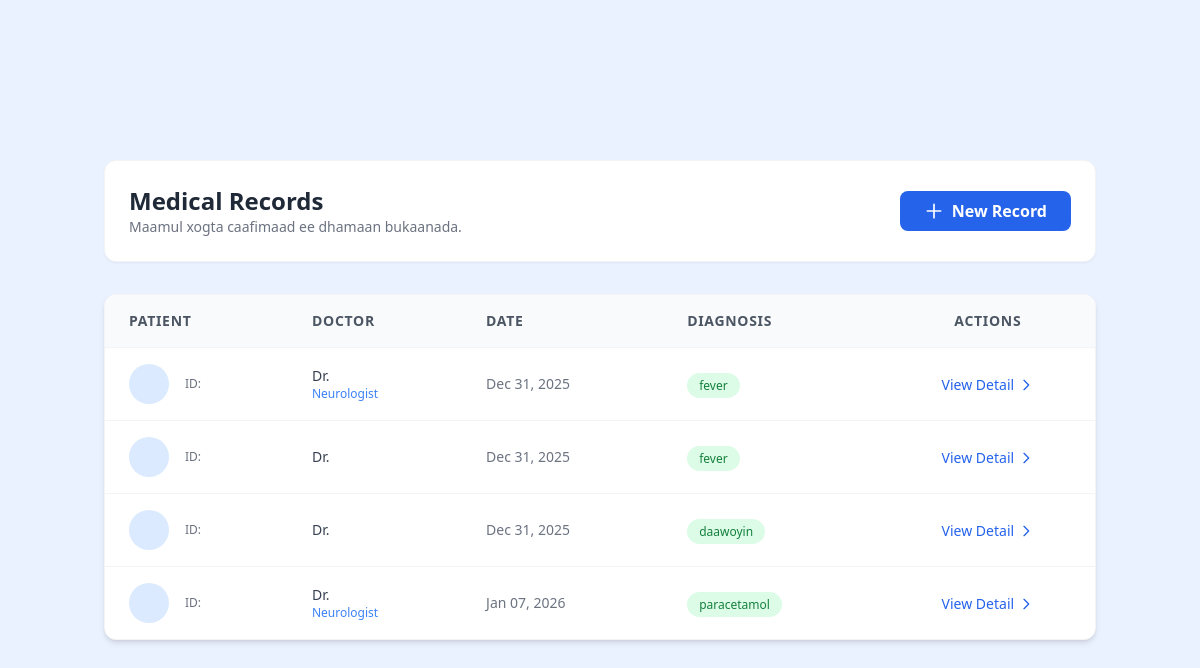
The app's page /RecordList with its own data.
### core/models.py (models this page shows, shortened)
class MedicalRecord(models.Model):
    patient = models.ForeignKey(Patient, on_delete=models.CASCADE, related_name='medical_records')
    doctor = models.ForeignKey(Doctor, on_delete=models.SET_NULL, null=True)
    visit_date = models.DateTimeField(auto_now_add=True)
    blood_pressure = models.CharField(max_length=20, help_text="tusaale: 120/80")
    heart_rate = models.CharField(max_length=10, help_text="BPM")
    temperature = models.CharField(max_length=10, help_text="°C")
    weight = models.CharField(max_length=10, help_text="kg")
    symptoms = models.TextField()
    diagnosis = models.TextField()
    treatment_plan = models.TextField()

class Doctor(models.Model):
    first_name = models.CharField(max_length=100)
    last_name = models.CharField(max_length=100)
    specialization = models.CharField(max_length=100)
    profile_image = models.ImageField(
        upload_to='doctors/images/',  # sawirrada doctors
        blank=True,
        null=True,
        verbose_name="Profile Image"
    )

### core/views.py (the view)
# urls.py: path('RecordList', views.RecordListView.as_view(), name='record_list'),
class RecordListView(ListView):
    model = MedicalRecord
    template_name = 'record_list.html'
    context_object_name = 'records'

### templates/record_list.html (shortened to what this page needs)
{% extends 'base.html' %}
{% block content %}
<div class="container mx-auto px-4 py-8">
    <div class="flex flex-col md:flex-row justify-between items-center mb-8 bg-white p-6 rounded-xl shadow-sm border border-gray-100">
        <div>
            <h1 class="text-2xl font-bold text-gray-800">Medical Records</h1>
            <p class="text-gray-500 text-sm">Maamul xogta caafimaad ee dhamaan bukaanada.</p>
        </div>
        <div class="mt-4 md:mt-0">
            <a href="{% url 'record_create' %}" class="bg-blue-600 hover:bg-blue-700 text-white font-semibold py-2 px-6 rounded-lg transition duration-300 flex items-center">
                <svg xmlns="http://www.w3.org/2000/svg" class="h-5 w-5 mr-2" fill="none" viewBox="0 0 24 24" stroke="currentColor">
                    <path stroke-linecap="round" stroke-linejoin="round" stroke-width="2" d="M12 4v16m8-8H4" />
                </svg>
                New Record
            </a>
        </div>
    </div>
    <div class="bg-white rounded-xl shadow-md overflow-hidden border border-gray-100">
        <div class="overflow-x-auto">
            <table class="w-full text-left border-collapse">
                <thead class="bg-gray-50 border-b border-gray-100">
                    <tr>
                        <th class="px-6 py-4 text-sm font-semibold text-gray-600 uppercase tracking-wider">Patient</th>
                        <th class="px-6 py-4 text-sm font-semibold text-gray-600 uppercase tracking-wider">Doctor</th>
                        <th class="px-6 py-4 text-sm font-semibold text-gray-600 uppercase tracking-wider">Date</th>
                        <th class="px-6 py-4 text-sm font-semibold text-gray-600 uppercase tracking-wider">Diagnosis</th>
                        <th class="px-6 py-4 text-sm font-semibold text-gray-600 uppercase tracking-wider text-center">Actions</th>
                    </tr>
                </thead>
                <tbody class="divide-y divide-gray-100">
                    {% for record in records %}
                    <tr class="hover:bg-blue-50/50 transition duration-150">
                        <td class="px-6 py-4">
                            <div class="flex items-center">
                                <div class="h-10 w-10 flex-shrink-0 rounded-full bg-blue-100 flex items-center justify-center text-blue-600 font-bold">
                                </div>
                                <div class="ml-4">
                                    <div class="text-xs text-gray-500">ID: {{ record.patient.patient_code|truncatechars:10 }}</div>
                                </div>
                            </div>
                        </td>
                        <td class="px-6 py-4">
                            <div class="text-sm text-gray-700">Dr. {{ record.doctor.name }}</div>
                            <div class="text-xs text-blue-500 font-medium">{{ record.doctor.specialization }}</div>
                        </td>
                        <td class="px-6 py-4 text-sm text-gray-500">
                            {{ record.visit_date|date:"M d, Y" }}
                        </td>
                        <td class="px-6 py-4">
                            <span class="px-3 py-1 text-xs font-medium bg-green-100 text-green-700 rounded-full">
                                {{ record.diagnosis|truncatechars:30 }}
                            </span>
                        </td>
                        <td class="px-6 py-4 text-center">
                            <a href="{% url 'record_detail' record.id %}" class="text-blue-600 hover:text-blue-900 font-medium text-sm inline-flex items-center">
                                View Detail
                                <svg xmlns="http://www.w3.org/2000/svg" class="h-4 w-4 ml-1" fill="none" viewBox="0 0 24 24" stroke="currentColor">
                                    <path stroke-linecap="round" stroke-linejoin="round" stroke-width="2" d="M9 5l7 7-7 7" />
                                </svg>
                            </a>
                        </td>
                    </tr>
                    {% endfor %}
                </tbody>
            </table>
        </div>
    </div>
</div>
{% endblock %}

### records on screen
MedicalRecord: doctor.specialization "Neurologist", visit_date "Dec 31, 2025", diagnosis "fever"
MedicalRecord: visit_date "Dec 31, 2025", diagnosis "fever"
MedicalRecord: visit_date "Dec 31, 2025", diagnosis "daawoyin"
MedicalRecord: doctor.specialization "Neurologist", visit_date "Jan 07, 2026", diagnosis "paracetamol"
